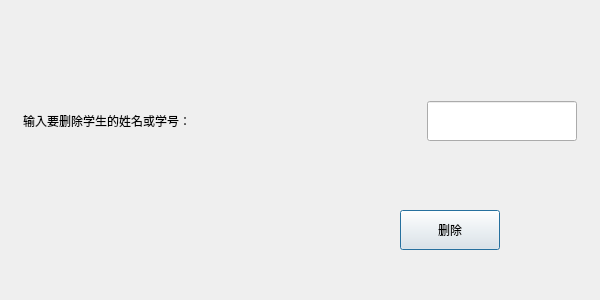
<?xml version="1.0" encoding="UTF-8"?>
<ui version="4.0">
 <class>Dele</class>
 <widget class="QDialog" name="Dele">
  <property name="geometry">
   <rect>
    <x>0</x>
    <y>0</y>
    <width>600</width>
    <height>300</height>
   </rect>
  </property>
  <property name="windowTitle">
   <string>Dialog</string>
  </property>
  <widget class="QPushButton" name="deleBtn">
   <property name="geometry">
    <rect>
     <x>400</x>
     <y>210</y>
     <width>100</width>
     <height>40</height>
    </rect>
   </property>
   <property name="minimumSize">
    <size>
     <width>100</width>
     <height>40</height>
    </size>
   </property>
   <property name="maximumSize">
    <size>
     <width>100</width>
     <height>40</height>
    </size>
   </property>
   <property name="styleSheet">
    <string notr="true">font: 12pt &quot;微软雅黑&quot;;</string>
   </property>
   <property name="text">
    <string>删除</string>
   </property>
  </widget>
  <widget class="QWidget" name="layoutWidget">
   <property name="geometry">
    <rect>
     <x>0</x>
     <y>100</y>
     <width>601</width>
     <height>42</height>
    </rect>
   </property>
   <layout class="QHBoxLayout" name="horizontalLayout">
    <item>
     <widget class="QLabel" name="label">
      <property name="minimumSize">
       <size>
        <width>375</width>
        <height>40</height>
       </size>
      </property>
      <property name="maximumSize">
       <size>
        <width>375</width>
        <height>40</height>
       </size>
      </property>
      <property name="styleSheet">
       <string notr="true">font: 14pt &quot;微软雅黑&quot;;</string>
      </property>
      <property name="text">
       <string>输入要删除学生的姓名或学号：</string>
      </property>
     </widget>
    </item>
    <item>
     <widget class="QLineEdit" name="lineEdit">
      <property name="minimumSize">
       <size>
        <width>150</width>
        <height>40</height>
       </size>
      </property>
      <property name="maximumSize">
       <size>
        <width>150</width>
        <height>40</height>
       </size>
      </property>
     </widget>
    </item>
   </layout>
  </widget>
 </widget>
 <resources/>
 <connections/>
</ui>
